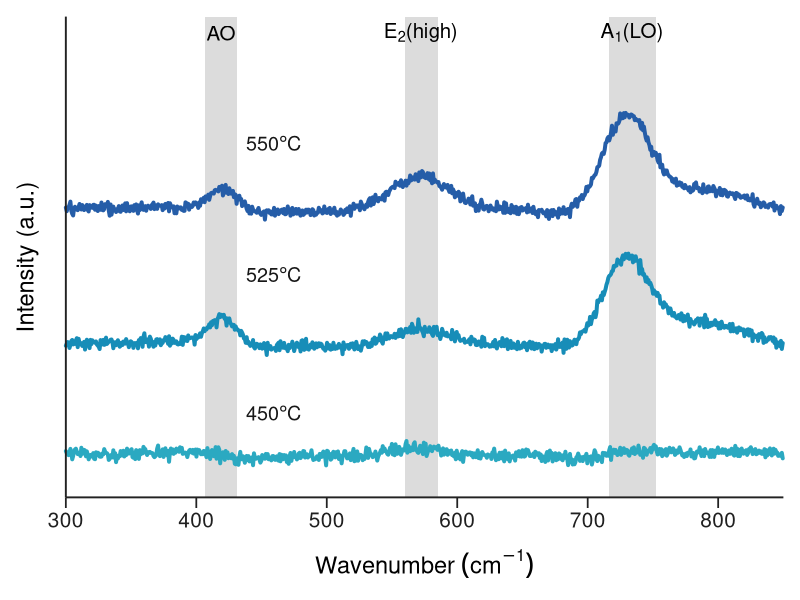
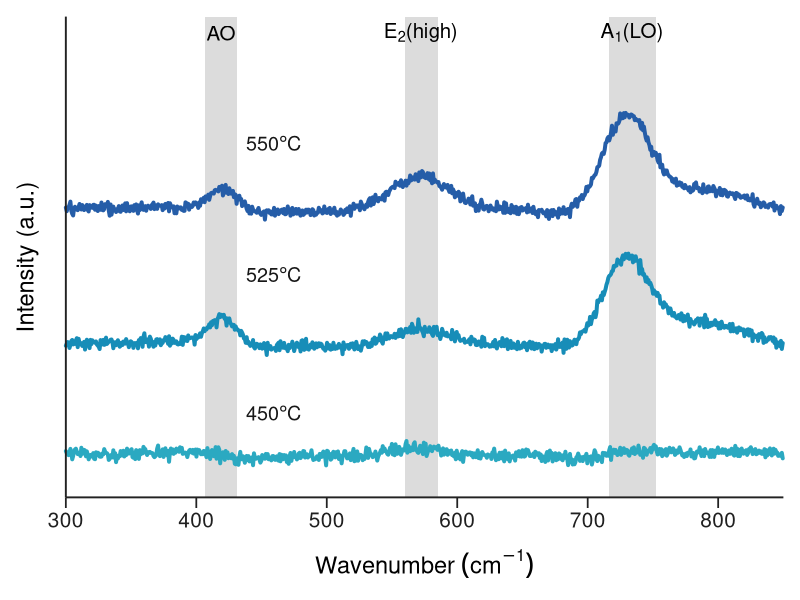

Write the R code that produced these figures, in order.
## ---- chunk 1
knitr::opts_chunk$set(
  echo = TRUE,
  warning = FALSE,
  message = FALSE,
  fig.align = "center",
  fig.retina = 2
)

library(dplyr)
library(ggplot2)
library(tibble)

set.seed(1031)
## ---- chunk 2
gaussian_peak <- function(x, centre, width, amplitude) {
  amplitude * exp(-0.5 * ((x - centre) / width)^2)
}

wavenumber <- seq(300, 850, by = 0.7)

temperature_parameters <- tribble(
  ~temperature, ~offset, ~ao_amp, ~e2_amp, ~a1_amp, ~shoulder_amp, ~noise_sd,
  "450 °C", 0.36, 0.015, 0.020, 0.025, 0.012, 0.027,
  "525 °C", 1.30, 0.250, 0.095, 0.720, 0.190, 0.024,
  "550 °C", 2.45, 0.205, 0.245, 0.790, 0.170, 0.023
)

make_spectrum <- function(temperature, offset, ao_amp, e2_amp,
                          a1_amp, shoulder_amp, noise_sd) {
  baseline <- 0.025 * sin((wavenumber - 300) / 35) +
    0.012 * cos((wavenumber - 300) / 14)

  intensity <- offset + baseline +
    gaussian_peak(wavenumber, 421, 11, ao_amp) +
    gaussian_peak(wavenumber, 573, 23, e2_amp) +
    gaussian_peak(wavenumber, 729, 18, a1_amp) +
    gaussian_peak(wavenumber, 782, 29, shoulder_amp) +
    rnorm(length(wavenumber), 0, noise_sd)

  tibble(
    wavenumber = wavenumber,
    intensity = intensity,
    temperature = temperature
  )
}

spectra <- bind_rows(lapply(seq_len(nrow(temperature_parameters)), function(i) {
  do.call(make_spectrum, as.list(temperature_parameters[i, ]))
})) %>%
  mutate(
    temperature = factor(temperature, levels = c("550 °C", "525 °C", "450 °C"))
  )

write.csv(spectra, "synthetic_raman_spectra.csv", row.names = FALSE)
write.csv(temperature_parameters, "spectrum_parameters.csv", row.names = FALSE)

spectra
## ---- chunk 3
mode_bands <- tribble(
  ~xmin, ~xmax,
  407, 431,
  560, 585,
  716, 752
)

temperature_labels <- tribble(
  ~x, ~y, ~label,
  438, 3.02, "550 * degree*C",
  438, 1.90, "525 * degree*C",
  438, 0.72, "450 * degree*C"
)

p <- ggplot(spectra, aes(wavenumber, intensity, colour = temperature)) +
  geom_rect(
    data = mode_bands,
    aes(xmin = xmin, xmax = xmax, ymin = -Inf, ymax = Inf),
    inherit.aes = FALSE,
    fill = "#D7D7D7",
    colour = NA,
    alpha = 0.88
  ) +
  geom_line(linewidth = 1.35, lineend = "round") +
  geom_text(
    data = temperature_labels,
    aes(x = x, y = y, label = label),
    inherit.aes = FALSE,
    parse = TRUE,
    hjust = 0,
    size = 5.0,
    colour = "#171717"
  ) +
  annotate("text", x = 419, y = 3.96, label = "AO", size = 5.2) +
  annotate("text", x = 572, y = 3.96, label = "E[2]*'(high)'", parse = TRUE, size = 5.2) +
  annotate("text", x = 734, y = 3.96, label = "A[1]*'(LO)'", parse = TRUE, size = 5.2) +
  scale_colour_manual(
    values = c(
      "550 °C" = "#255DA8",
      "525 °C" = "#178DB8",
      "450 °C" = "#2BA9C1"
    ),
    guide = "none"
  ) +
  scale_x_continuous(
    limits = c(300, 850),
    breaks = seq(300, 800, by = 100),
    expand = c(0, 0)
  ) +
  scale_y_continuous(
    limits = c(0, 4.10),
    expand = c(0, 0)
  ) +
  labs(
    x = expression(Wavenumber~(cm^{-1})),
    y = "Intensity (a.u.)"
  ) +
  coord_cartesian(clip = "off") +
  theme_classic(base_size = 16) +
  theme(
    axis.title.x = element_text(size = 17, margin = margin(t = 12)),
    axis.title.y = element_text(size = 17, margin = margin(r = 12)),
    axis.text.x = element_text(size = 15, colour = "#202020"),
    axis.text.y = element_blank(),
    axis.ticks.y = element_blank(),
    axis.line = element_line(linewidth = 0.65, colour = "#222222"),
    axis.ticks.x = element_line(linewidth = 0.6, colour = "#222222"),
    axis.ticks.length = unit(2.7, "mm"),
    plot.margin = margin(12, 12, 12, 12),
    plot.background = element_rect(fill = "white", colour = NA),
    panel.background = element_rect(fill = "white", colour = NA)
  )

ggsave(
  "raman_temperature_spectra.png",
  plot = p,
  width = 6.2,
  height = 10.5,
  dpi = 360,
  bg = "white"
)

p
